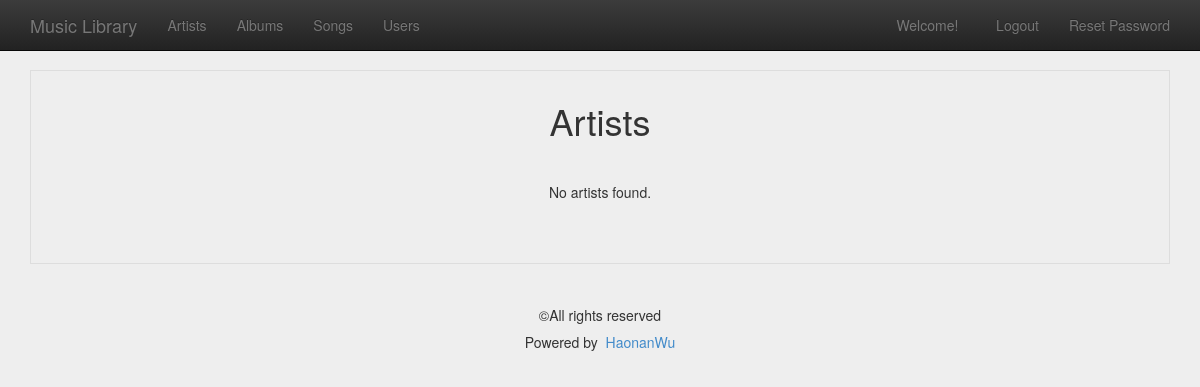
Page /artists/ on the earlier database version.
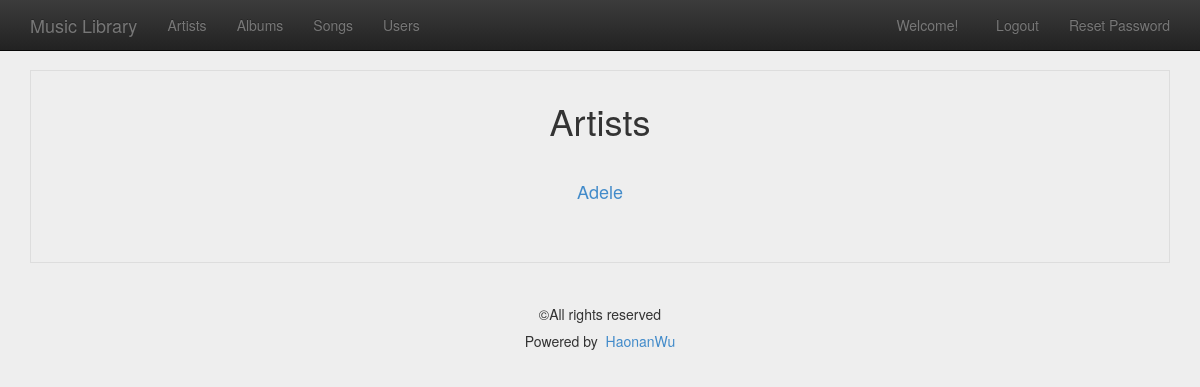
Same page on the later database version.
### artists/models.py (models this page shows, shortened)
class Artist (models.Model):
    name = models.CharField(max_length = 40)
    ArtistDescription = models.TextField()
    class Meta:
        ordering = ["name"]
    def get_absolute_url(self):
        return reverse("artists:artist_detail", kwargs={"id":self.pk})

### artists/views.py (the view)
def artist_list(request):
    artists = Artist.objects.all()
    query = request.GET.get("q")
    if query:
        artists = artists.filter(
            Q(name__icontains=query)
        )
        artists = artists.distinct()
    context = {
        "artists": artists,
    }
    return render (request, "artists/artist_list.html", context)

### artists/templates/artists/artist_list.html (shortened to what this page needs)
{% extends "core/base.html" %}
{% load staticfiles %}
{% block content %}
    <div class = "information_list">
        <h1>
            Artists
        </h1>
        <hr>
        {% if artists %}
            {% for artist in artists %}
                {% include "artists/_artist_thumbnail.html" %}
            {% endfor %}
        {% else %}
            <p>No artists found.</p>
        {% endif %}
        <hr>
    </div>
{% endblock content %}

### artists/templates/artists/_artist_thumbnail.html
<div class=" artist-thumbnail">
    <div class="caption">
        <h4>
            <a href="{{artist.get_absolute_url}}">
                {{artist.name}}
            </a>
        </h4>
    </div>
</div>

Differences in the rows shown:
added Artist: name "Adele"
Other differences:
text no longer shown: "No artists found."
